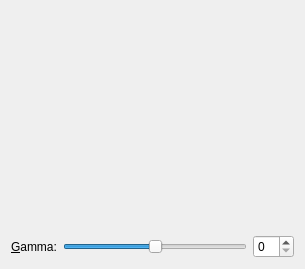
<ui version="4.0" >
 <author>Hans Meine &lt;hans_meine@gmx.net></author>
 <class>ImageAnalyzer</class>
 <widget class="QMainWindow" name="ImageAnalyzer" >
  <property name="geometry" >
   <rect>
    <x>0</x>
    <y>0</y>
    <width>305</width>
    <height>269</height>
   </rect>
  </property>
  <property name="windowTitle" >
   <string>ImageAnalyzer</string>
  </property>
  <widget class="QWidget" name="widget" >
   <layout class="QVBoxLayout" >
    <item>
     <widget class="QImageViewer" name="imageViewer" />
    </item>
    <item>
     <widget class="ColorMapEditor" name="cme" />
    </item>
    <item>
     <layout class="QHBoxLayout" >
      <item>
       <widget class="QLabel" name="textLabel1" >
        <property name="text" >
         <string>&amp;Gamma:</string>
        </property>
        <property name="wordWrap" >
         <bool>false</bool>
        </property>
        <property name="buddy" >
         <cstring>gammaSlider</cstring>
        </property>
       </widget>
      </item>
      <item>
       <widget class="QSlider" name="gammaSlider" >
        <property name="minimum" >
         <number>-15</number>
        </property>
        <property name="maximum" >
         <number>15</number>
        </property>
        <property name="pageStep" >
         <number>5</number>
        </property>
        <property name="orientation" >
         <enum>Qt::Horizontal</enum>
        </property>
       </widget>
      </item>
      <item>
       <widget class="QSpinBox" name="gammaSpinBox" />
      </item>
     </layout>
    </item>
   </layout>
  </widget>
 </widget>
 <layoutdefault spacing="6" margin="11" />
 <pixmapfunction>qPixmapFromMimeSource</pixmapfunction>
 <customwidgets>
  <customwidget>
   <class>QImageViewer</class>
   <extends>QWidget</extends>
   <header>VigraQt/qimageviewer.hxx</header>
  </customwidget>
  <customwidget>
   <class>ColorMapEditor</class>
   <extends>QWidget</extends>
   <header>VigraQt/cmeditor.hxx</header>
  </customwidget>
 </customwidgets>
 <includes>
  <include location="local" >VigraQt/qimageviewer.hxx</include>
 </includes>
 <resources/>
 <connections/>
</ui>
